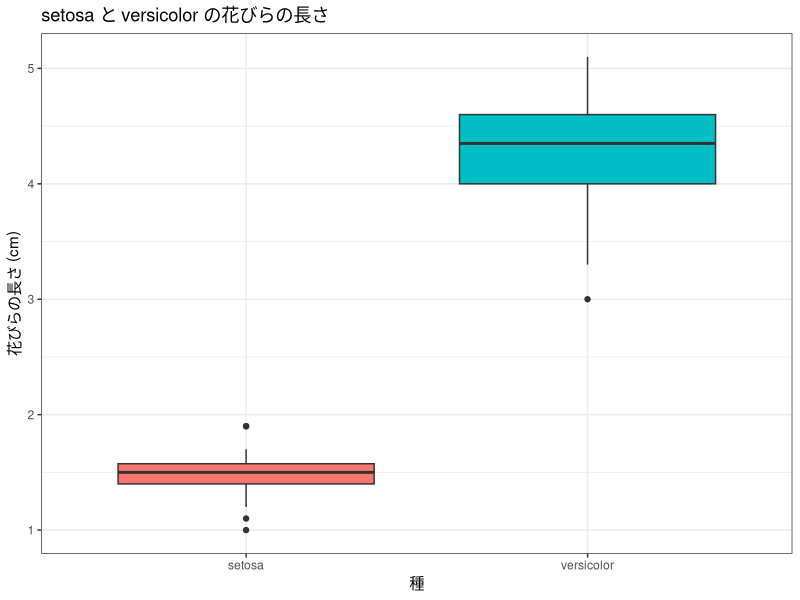

Recreate this plot in R.
# ============================================================
# 行動計量学（行動科学分析法入門）
# 第10回　2群の平均値の比較（t検定）　演習1〜4　模範解答
#
# 使い方：全選択（Ctrl + A）→ Ctrl + Enter（Macは Cmd + A → Cmd + Enter）
# ============================================================

library(tidyverse)

iris_sub <- iris |> filter(Species %in% c("setosa", "versicolor"))


# ------------------------------------------------------------
# 演習1：基本統計量の確認
# ------------------------------------------------------------

iris_sub |>
  group_by(Species) |>
  summarise(n = n(), mean = mean(Petal.Length), sd = sd(Petal.Length))

#   setosa      n = 50   M = 1.46   SD = 0.17
#   versicolor  n = 50   M = 4.26   SD = 0.47
#
# SDが0.17と0.47で，2.7倍の開きがあります。等分散とは言いにくい状態です。
# 4節の方針どおり，検定で切り替えるのではなく t.test() をそのまま使います
# （t.test() の既定が Welch の方法です）。


# ------------------------------------------------------------
# 演習2：箱ひげ図
# ------------------------------------------------------------

ggplot(iris_sub, aes(x = Species, y = Petal.Length, fill = Species)) +
  geom_boxplot() +
  labs(title = "setosa と versicolor の花びらの長さ",
       x = "種", y = "花びらの長さ (cm)") +
  theme_bw() +
  theme(legend.position = "none")

# 2つの箱はまったく重なりません。検定する前から差は明らかですが，
# 「どのくらい確からしいか」を数値で示すのが次の演習です。


# ------------------------------------------------------------
# 演習3：t検定の実行
# ------------------------------------------------------------

t.test(Petal.Length ~ Species, data = iris_sub)

# 出力の読み方
#   Welch Two Sample t-test  … 等分散を仮定しない方法が使われている
#   t = -39.493
#   df = 62.14               … 小数になるのがWelch法の特徴（整数の98ではない）
#   p-value < 2.2e-16        … Rが表示できる下限。p < .001 と書く
#   95% CI = [-2.94, -2.66]  … 差の信頼区間。0を含まない
#   mean in group setosa     = 1.462
#   mean in group versicolor = 4.260
#
# 解釈：
#   2種の花びらの長さには有意な差があり，versicolor のほうが約2.8 cm長い。
#   信頼区間が0から大きく離れているので，「差があるかないか」ではなく
#   「2.7〜2.9 cmの差がある」と幅で述べられます。
#
# 注意：Species は3水準のままですが，filter() で2水準分のデータしか
# 残っていないので t.test() は正しく動きます。
# （使われなかった水準 virginica は 0件として無視されます）


# ------------------------------------------------------------
# 演習4：レポート形式でまとめる
# ------------------------------------------------------------

# 記述例：
#
#   setosa（M = 1.46, SD = 0.17）と versicolor（M = 4.26, SD = 0.47）の
#   花びらの長さを比較したところ，versicolor のほうが有意に長かった，
#   t(62.14) = -39.49, p < .001, 95% CI [-2.94, -2.66]。
#
# 書き方のきまり
#   ・M と SD は両群について書く。片方だけでは差の大きさが伝わりません
#   ・df は 62.14 とそのまま書く。Welch法では小数になります
#   ・p-value < 2.2e-16 はそのまま書かず p < .001 とします
#   ・差の向き（versicolor のほうが長い）を日本語で明記します
#   ・t が負なのは，Rがアルファベット順で setosa を先に置いているからで，
#     「versicolor が短い」という意味ではありません
